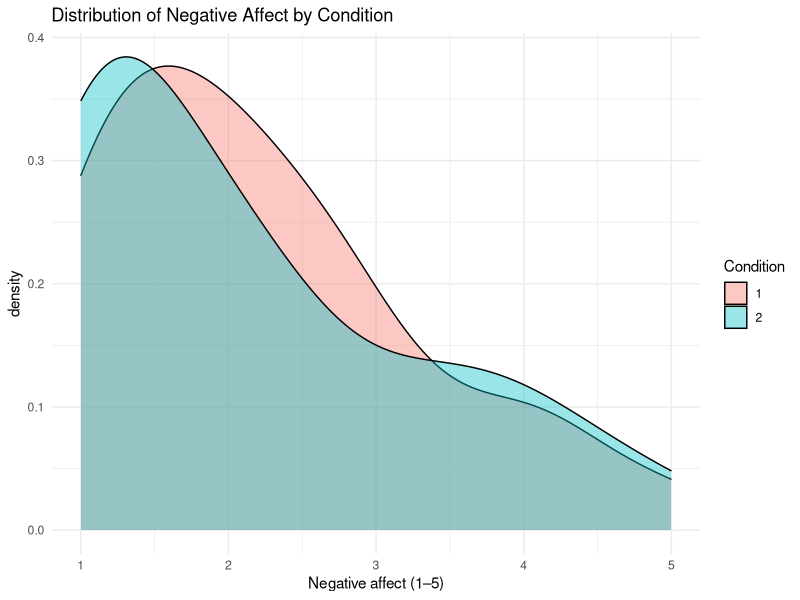
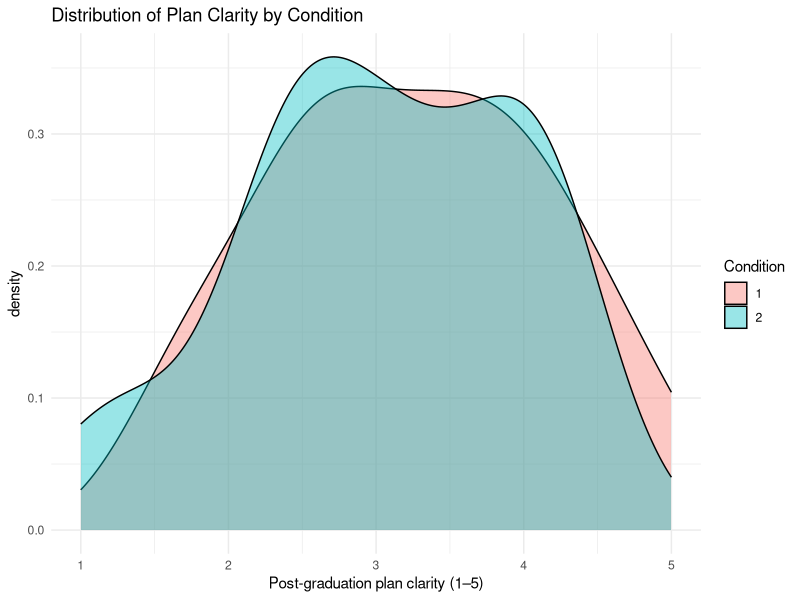
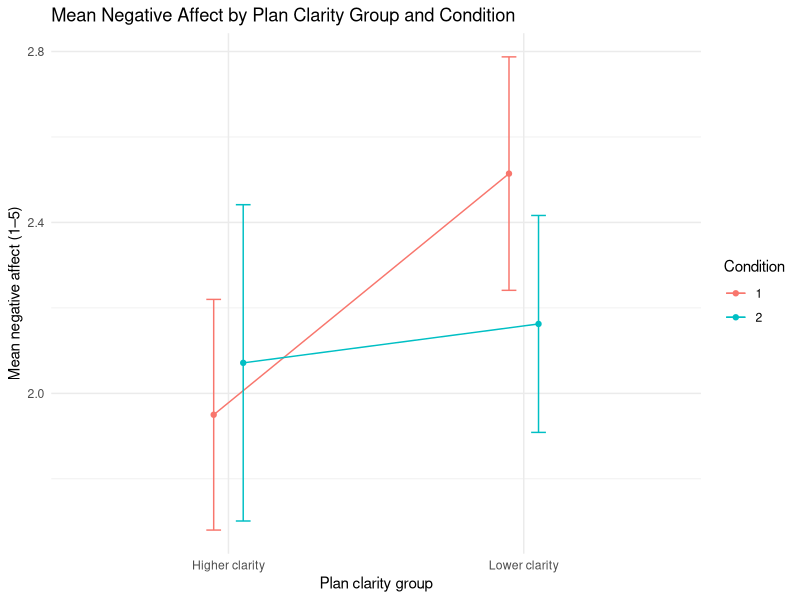
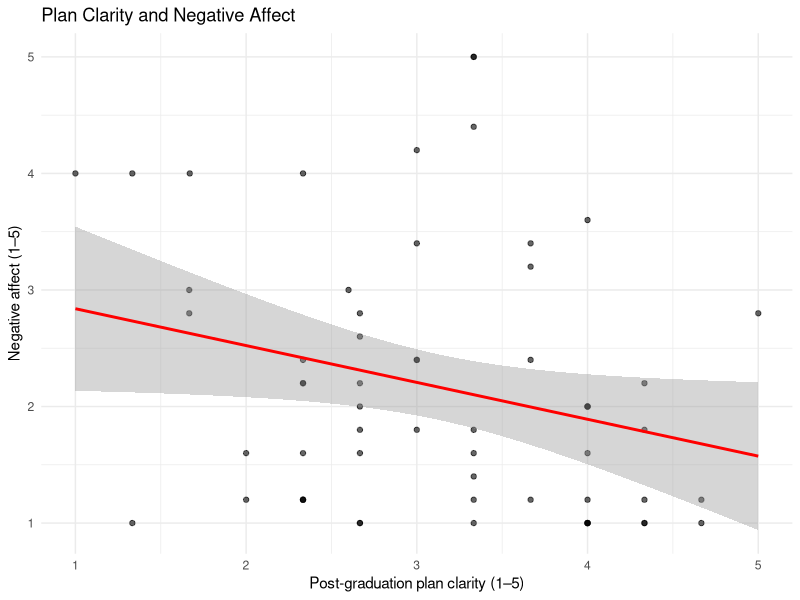

Write the R code that produced these figures, in order.
## ---- chunk 1
library(tidyverse)
library(haven)

studydata_raw <- read_sav("AI Purpose Questions and Plan Clarity Study.sav") %>% 
  as_tibble()
## ---- chunk 2
studydata_emotion <- studydata_raw %>% 
  transmute(
    id           = ID,
    condition    = condition,         
    neg_affect   = NegAff_Mean
  )
## ---- chunk 3
cond1_distress <- studydata_emotion %>% 
  filter(condition == 1) %>% 
  select(id, neg_affect)

cond2_distress <- studydata_emotion %>% 
  filter(condition == 2) %>% 
  select(id, neg_affect)
## ---- chunk 4
ggplot(studydata_emotion,
       aes(x = neg_affect, fill = factor(condition))) +
  geom_density(alpha = 0.4) +
  labs(
    title = "Distribution of Negative Affect by Condition",
    x = "Negative affect (1–5)",
    fill = "Condition"
  ) +
  theme_minimal()
## ---- chunk 5
studydata_clarity <- studydata_raw %>% 
  transmute(
    id           = ID,
    condition    = condition,
    plan_clarity = PlanClarity_Mean
  )
## ---- chunk 6
cond1_clarity <- studydata_clarity %>%
  filter(condition == 1) %>%
  select(id, plan_clarity)

cond2_clarity <- studydata_clarity %>%
  filter(condition == 2) %>%
  select(id, plan_clarity)
## ---- chunk 7
ggplot(studydata_clarity,
       aes(x = plan_clarity, fill = factor(condition))) +
  geom_density(alpha = 0.4) +
  labs(
    title = "Distribution of Plan Clarity by Condition",
    x = "Post-graduation plan clarity (1–5)",
    fill = "Condition"
  ) +
  theme_minimal()
## ---- chunk 8
median_clarity <- median(studydata_raw$PlanClarity_Mean, na.rm = TRUE)

studydata_distresssummary <- studydata_raw %>%
  transmute(
    id           = ID,
    condition    = condition,
    plan_clarity = PlanClarity_Mean,
    neg_affect   = NegAff_Mean
  ) %>%
  mutate(
    clarity_group = if_else(plan_clarity < median_clarity,
                            "Lower clarity", "Higher clarity")
  )
## ---- chunk 9
clarity_summary <- studydata_distresssummary %>%
  group_by(clarity_group, condition) %>%
  summarize(
    n           = n(),
    mean_affect = mean(neg_affect, na.rm = TRUE),
    sd_affect   = sd(neg_affect, na.rm = TRUE),
    .groups = "drop"
  )
## ---- chunk 10
ggplot(clarity_summary,
       aes(x = clarity_group,
           y = mean_affect,
           color = factor(condition),
           group = factor(condition))) +
  geom_point(position = position_dodge(width = 0.2)) +
  geom_line(position = position_dodge(width = 0.2)) +
  geom_errorbar(aes(ymin = mean_affect - sd_affect / sqrt(n),
                    ymax = mean_affect + sd_affect / sqrt(n)),
                width = 0.1,
                position = position_dodge(width = 0.2)) +
  labs(
    title = "Mean Negative Affect by Plan Clarity Group and Condition",
    x = "Plan clarity group",
    y = "Mean negative affect (1–5)",
    color = "Condition"
  ) +
  theme_minimal()
## ---- chunk 11
ggplot(studydata_distresssummary,
       aes(x = plan_clarity, y = neg_affect)) +
  geom_point(alpha = 0.6) +
  geom_smooth(method = "lm", se = TRUE, color = "red") +
  labs(
    title = "Plan Clarity and Negative Affect",
    x = "Post-graduation plan clarity (1–5)",
    y = "Negative affect (1–5)"
  ) +
  theme_minimal()
